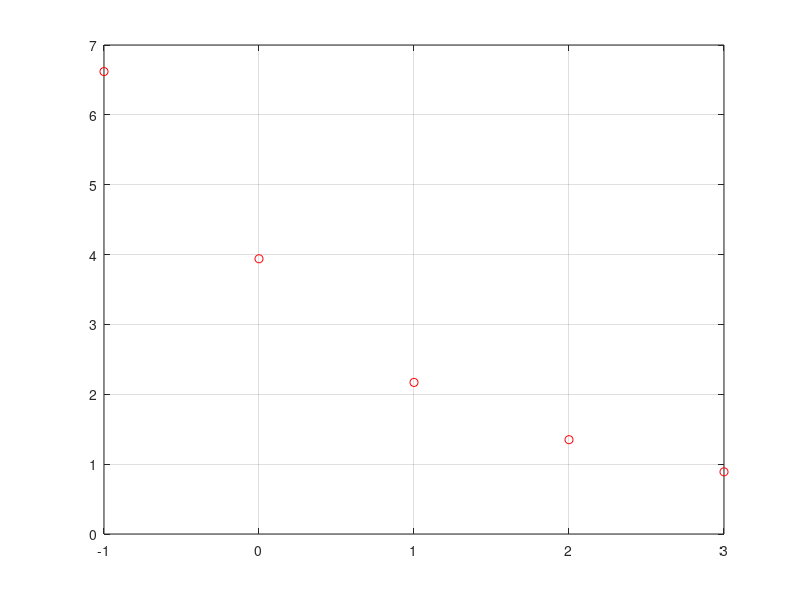

Write MATLAB code to recreate this figure. (Note: this script raises an error after producing the figure.)
x=[-1,0,1,2,3];
y=[6.62,3.94,2.17,1.35,0.89];
plot(x,y,'ro');
grid
hold on

%[A,B] = ls_algebraic_fraction_curve(x,y)

f=inline('1/(0.2432*x+0.3028)');
fplot(f,[-1,5]);
